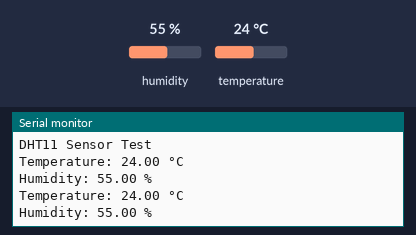
Bench run of a sketch on a simulated Arduino Uno, built with avr-gcc and run on an emulated ATmega328P. On the bench: the last lines printed to the serial monitor. The test bench sets the inputs (shaded band); at power-on: humidity 55 %, temperature 24 °C.

Above: at 4.8 s.
4.9 s: humidity set to 22 %
At 7.3 s:
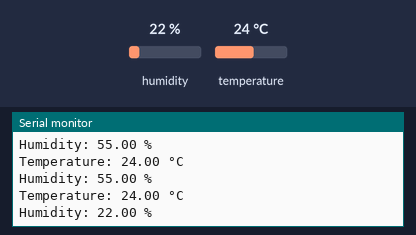
7.9 s: temperature set to 12 °C
At 8.5 s:
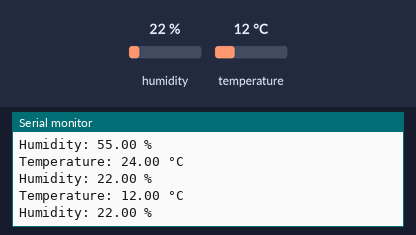
10.9 s: humidity set to 40 %
At 13.3 s:
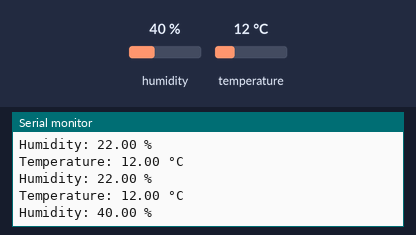
Timing chart, 0 to 14.8 s (numbered marks = the images above; inputs shaded):
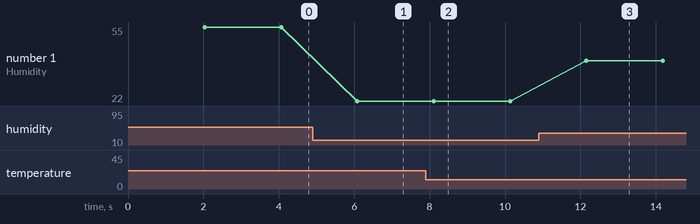

The sketch:

final_1.ino
```cpp
#include <DHT.h>

#define DHTPIN 17        // Pin connected to the DHT sensor
#define DHTTYPE DHT11   // DHT sensor type

DHT dht(DHTPIN, DHTTYPE);

void setup() {
  Serial.begin(9600);
  Serial.println("DHT11 Sensor Test");
  dht.begin();
}

void loop() {
  delay(2000);  // Wait for 2 seconds between measurements

  Serial.print("Temperature: ");
  Serial.print(dht.readTemperature());
  Serial.println(" °C");

  Serial.print("Humidity: ");
  Serial.print(dht.readHumidity());
  Serial.println(" %");

}
```

Measured:
- after the input at 4.9 s, the serial monitor: prints a new line after 1.2 s (image 1)
- after the input at 7.9 s, the serial monitor: prints a new line after 0.17 s (image 2)
- after the input at 10.9 s, the serial monitor: prints a new line after 1.3 s (image 3)
- plotted number 1: 55 → 22 after the input at 4.9 s, 22 → 40 after the input at 10.9 s
